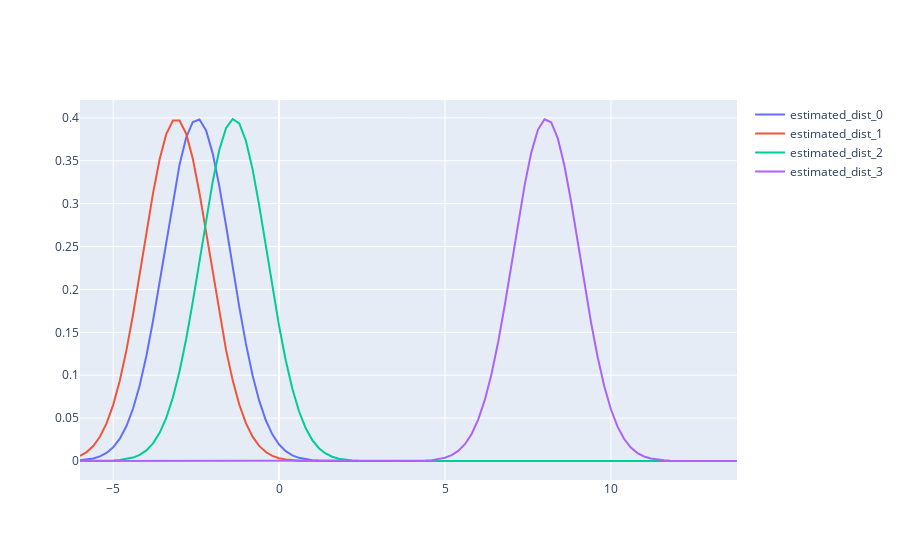

The notebook cell saved with this chart:
### Markdown cell above
### Looking at the Estimates

### Code cell
from utils import *
import plotly.offline as pyo



pyo.init_notebook_mode(connected=True)
plot_dict = {"x" : x,
             "distribution": distribution_labels
             }
plot_df = pd.DataFrame.from_dict(plot_dict)
val_range = np.arange(int(round(plot_df["x"].min())), int(round(plot_df["x"].max()+1)), 0.2)
fig = px.histogram(plot_df, x="x", color="distribution", nbins=100, opacity=0.7, histnorm='probability density')
traces = [go.Scatter(x = val_range,
                     y = stats.norm(loc=m_q[idx], scale=1).pdf(val_range),
                     mode="lines",
                     name=f"estimated_dist_{idx}") for idx, _ in enumerate(plot_df["distribution"].unique().tolist())]
pyo.iplot(traces, filename = 'basic-line')
print(f"Estimated Mean Vals: {m_q}")
print(f"Actual Mean Vals: {mu}")
